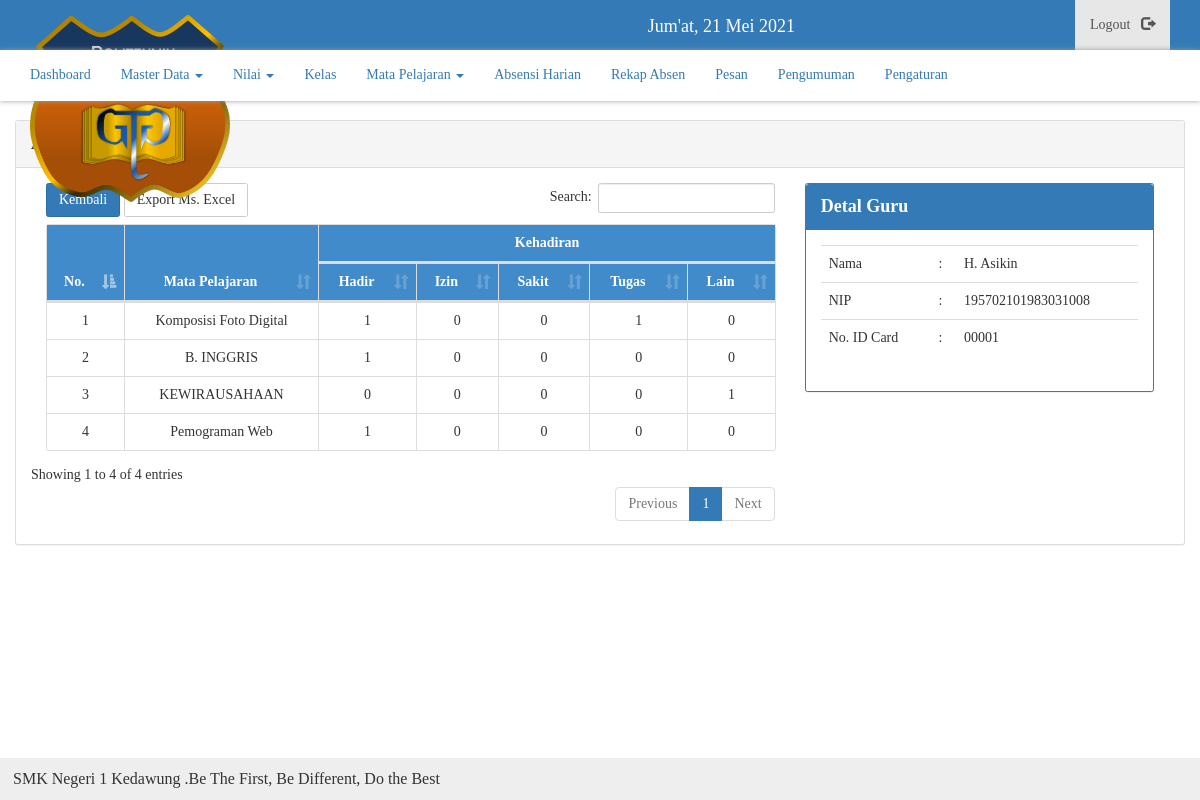
The app's page /admin/absensi-mata-pelajaran/1 (signed in) with its own data.
### tables this page shows
CREATE TABLE `tbl_guru` (
  `id` int(11) NOT NULL,
  `id_card` varchar(100) NOT NULL,
  `password` varchar(255) NOT NULL,
  `nip` varchar(100) NOT NULL,
  `nama_guru` varchar(32) NOT NULL,
  `jenis_ptk` enum('Guru','Guru Mapel','Tata Usaha','Tim IT','Lainnya') NOT NULL,
  `wali_kelas` enum('1','0') NOT NULL DEFAULT '0',
  `hadir` varchar(5) NOT NULL DEFAULT '0',
  `izin` varchar(5) NOT NULL DEFAULT '0',
  `tugas` varchar(5) NOT NULL DEFAULT '0',
  `sakit` varchar(5) NOT NULL DEFAULT '0',
  `lain` varchar(5) NOT NULL DEFAULT '0',
  `ds` int(11) NOT NULL,
  `foto` varchar(100) NOT NULL
);

CREATE TABLE `tbl_info` (
  `id` int(11) NOT NULL,
  `isi` text NOT NULL
);

### function/main.php (called while the page is built, shortened)
<?php
function anti_inject($text)
{
	$string = stripslashes(strip_tags(htmlentities(htmlspecialchars($text, ENT_QUOTES))));
	return $string;
}
function get($sql)
{
	global $link;
	if ($x = mysqli_query($link, $sql) or die(mysqli_error($link))) {
		return $x;
	}
}
function hitung_absen($column, $table, $params=Null)
{
	if ($params == NUll) {
		$sql = "SELECT COUNT($column) AS jumlah FROM $table";
	} else {
		$sql = "SELECT COUNT($column) AS jumlah FROM $table WHERE $params ";
	}
	return get($sql);
}
function select($column, $table, $params=NULL)
{
	if ($params != NULL) {
		$sql = "SELECT $column FROM $table WHERE $params ";
	} else {
		$sql = "SELECT $column FROM $table ";
	}
	return get($sql);
}
?>

### admin/inc/absen-mapel.php (the view, shortened to what this page needs)
<?php
$idg = anti_inject(@$_GET['id']);
$idg = abs((int) $idg);
$mapel = select("DISTINCT nama_guru, mapel, idg", "tbl_rekap", "idg = '$idg'");
$no = 1;
$data = select('*', 'tbl_guru', "id='$idg'");
$detail = mysqli_fetch_object($data);
?>
<div class="col-md-8">
  <table class="table table-bordered" id="list-data">
    <thead>
      <tr>
        <th rowspan="2" class="ctr">No.</th>
        <th rowspan="2" class="ctr">Mata Pelajaran</th>
        <th colspan="5" class="ctr">Kehadiran</th>
      </tr>
      <tr>
        <th class="ctr">Hadir</th>
        <th class="ctr">Izin</th>
        <th class="ctr">Sakit</th>
        <th class="ctr">Tugas</th>
        <th class="ctr">Lain</th>
      </tr>
    </thead>
    <tbody>
    <?php
      while ($x = mysqli_fetch_object($mapel)):
        $c_hdr = hitung_absen("kehadiran", "tbl_rekap", "mapel='$x->mapel' AND idg = '$x->idg' AND kehadiran = 1");
        $thdr = mysqli_fetch_object($c_hdr);
        $c_izn = hitung_absen("kehadiran", "tbl_rekap", "mapel='$x->mapel' AND idg = '$x->idg' AND kehadiran = 2");
        $tizn = mysqli_fetch_object($c_izn);
        $c_tgs = hitung_absen("kehadiran", "tbl_rekap", "mapel='$x->mapel' AND idg = '$x->idg' AND kehadiran = 3");
        $ttgs = mysqli_fetch_object($c_tgs);
        $c_skt = hitung_absen("kehadiran", "tbl_rekap", "mapel='$x->mapel' AND idg = '$x->idg' AND kehadiran = 4");
        $tskt = mysqli_fetch_object($c_skt);
        $c_ln = hitung_absen("kehadiran", "tbl_rekap", "mapel='$x->mapel' AND idg = '$x->idg' AND kehadiran = 5");
        $tln = mysqli_fetch_object($c_ln);
    ?>
      <tr>
        <td class="ctr"><?= $no++; ?></td>
        <td class="ctr"><?= $x->mapel; ?></td>
        <td class="ctr"><?= $thdr->jumlah; ?></td>
        <td class="ctr"><?= $tizn->jumlah; ?></td>
        <td class="ctr"><?= $tskt->jumlah; ?></td>
        <td class="ctr"><?= $ttgs->jumlah; ?></td>
        <td class="ctr"><?= $tln->jumlah; ?></td>
      </tr>
    <?php endwhile; ?>
    </tbody>
  </table>
</div>
<div class="col-md-4">
  <div class="panel panel-primary">
    <div class="panel-heading">
      Detal Guru
    </div>
    <div class="panel-body">
      <table class="table">
        <tr>
          <td>Nama</td>
          <td>:</td>
          <td><?= $detail->nama_guru; ?></td>
        </tr>
        <tr>
          <td>NIP</td>
          <td>:</td>
          <td><?= $detail->nip; ?></td>
        </tr>
        <tr>
          <td>No. ID Card</td>
          <td>:</td>
          <td><?= $detail->id_card; ?></td>
        </tr>
      </table>
    </div>
  </div>
</div>

### templates/footer.php
<?php
$rt = select("*", "tbl_info", "id=1 LIMIT 1");
$run = mysqli_fetch_assoc($rt);
?>
<footer>
  <marquee>
    <?= $run['isi']; ?>
  </marquee>
</footer>
</body>
</html>

### assets/css/admin.css (style rules this page uses)
* { margin: 0; padding: 0; text-decoration: none; list-style:none; }
body { background-image: url('../../images/wallup.jpg'); background-size: cover; background-attachment: fixed; }
.ctr { text-align: center !important; }
.panel, .table, .btn, .form-control, #sidebar { border-radius: 2.5px !important; }

### assets/css/style.css (style rules this page uses)
* { margin: 0; padding: 0; text-decoration: none; list-style:none; font-family: "Roboto Slab"; }
body { background-attachment: fixed !important; }
.ctr { text-align: center !important; }
.panel, .table, .btn, .form-control, #sidebar { border-radius: 2.5px !important; }
thead { background: #428bca; color: #fff; }
footer { position: fixed; width: 100% !important; margin-top: 20px; background: #eee; padding: 13px; font-size: 16px; line-height: 16px; bottom: 0 !important; }
#content .panel-heading { font-size: 18px; font-weight: bold; }

### records on screen
tbl_guru: nama_guru "H. Asikin", nip "195702101983031008", id_card "00001"
tbl_info: isi "SMK Negeri 1 Kedawung .Be The First, Be Different, Do the Best"

### other values on screen
$x->mapel "Komposisi Foto Digital"
$thdr->jumlah "1"
$tizn->jumlah "0"
$tskt->jumlah "0"
$ttgs->jumlah "1"
$tln->jumlah "0"
$x->mapel "B. INGGRIS"
$ttgs->jumlah "0"
$x->mapel "KEWIRAUSAHAAN"
$thdr->jumlah "0"
$tln->jumlah "1"
$x->mapel "Pemograman Web"
